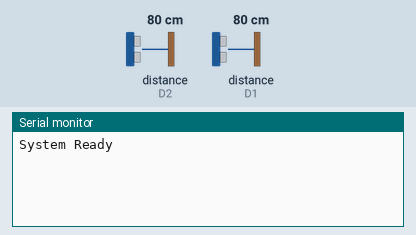
Bench run of a sketch on a simulated ESP8266 (NodeMCU). Shown: the last lines printed to the serial monitor. Wiring (inferred from the names in the program): 2 × ultrasonic range finder: trigger D3, echo D2 / trigger D5, echo D1. The test bench sets the inputs (shaded band); at power-on: distance to the obstacle (sensors on D2, D1) 80 cm. The echo pulse lasts 58.3 µs per cm.

Above: at 1.2 s.
1.3 s: distance to the obstacle (sensor on D2) set to 2 cm
At 2.7 s:
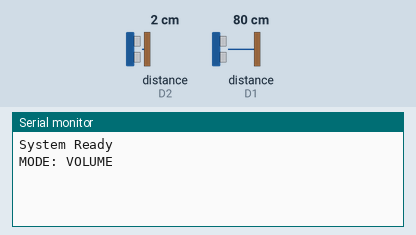
At 3.7 s:
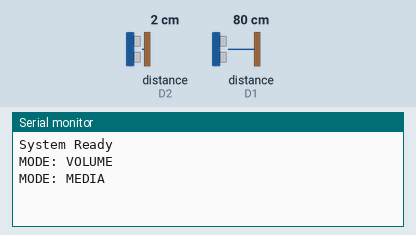

Measured:
- after the input at 1.3 s, the serial monitor: prints a new line after 1.0 s (image 1)

The sketch:

gesture_control.ino
```cpp
#define L_TRIG D3
#define L_ECHO D2
#define R_TRIG D5
#define R_ECHO D1

// --- VOLUME CONTROL CONSTANTS ---
const int DETECT_MIN = 4;
const int DETECT_MAX = 40;
const int MOVE_THRESHOLD = 8;        // change needed for inc/dec
const int VOL_REPEAT_TIME = 150;     // repeat rate
const int HAND_LOST_TIME = 2000;     // 2 sec no-hand → reset base

// volume control state
long baseDist = -1;
bool handActive = false;
unsigned long lastSeen = 0;
unsigned long lastStep = 0;

// === DISTANCE & TIMING ===
unsigned long now;
const int DETECT_DIST = 35;
const int HOLD_TOL = 4;
const int SWIPE_TIMEOUT = 450;

const int PLAY_PAUSE_TIME = 800;
const int MODE_HOLD = 1000;

int mode = 0;  // 0 = MEDIA, 1 = VOLUME

bool lActive = false, rActive = false;
unsigned long lStart = 0, rStart = 0;
long lRef = 999, rRef = 999;

bool swipeActive = false;
bool swipeLeftToRight = false;
unsigned long swipeStart = 0;


long getDist(int trigPin, int echoPin){
  digitalWrite(trigPin, LOW); delayMicroseconds(2);
  digitalWrite(trigPin, HIGH); delayMicroseconds(10);
  digitalWrite(trigPin, LOW);
  long duration = pulseIn(echoPin, HIGH, 25000);
  if (duration == 0) return 999;
  return duration * 0.034 / 2;
}

bool steady(long dist, long ref){
  return abs(dist - ref) <= HOLD_TOL;
}


void setup(){
  Serial.begin(115200);

  pinMode(L_TRIG, OUTPUT);
  pinMode(R_TRIG, OUTPUT);
  pinMode(L_ECHO, INPUT);
  pinMode(R_ECHO, INPUT);

  Serial.println("System Ready");
}


void loop(){
  now = millis();
  long dL = getDist(L_TRIG, L_ECHO);
  long dR = getDist(R_TRIG, R_ECHO);

  bool lDetected = (dL < DETECT_DIST);
  bool rDetected = (dR < DETECT_DIST);


  // LEFT sensor initial detection

  if (lDetected && !lActive){
    lActive = true; lStart = now; lRef = dL;
  }
  if (!lDetected) lActive = false;

  // RIGHT sensor initial detection

  if (rDetected && !rActive){
    rActive = true; rStart = now; rRef = dR;
  }
  if (!rDetected) rActive = false;


  // MODE SWITCH (LEFT SENSOR HOLD)

  if (lActive && steady(dL, lRef) && now - lStart >= MODE_HOLD){
      mode = !mode;
      Serial.println(mode == 0 ? "MODE: MEDIA" : "MODE: VOLUME");

      // reset volume base when switching mode
      baseDist = -1;
      handActive = false;

      delay(1000);
      return;
  }


  // PLAY/PAUSE (RIGHT SENSOR HOLD)

  if (mode == 0){
    if (rActive && steady(dR, rRef)){
      if (now - rStart >= PLAY_PAUSE_TIME){
          Serial.println("PLAY_PAUSE");
          delay(1000);
          return;
        }
      }
    }


  // MEDIA MODE SWIPES

  if (mode == 0){

    if (!swipeActive){
      if (lDetected){
        swipeActive = true; swipeLeftToRight = true; swipeStart = now;
      } else if (rDetected){
        swipeActive = true; swipeLeftToRight = false; swipeStart = now;
      }
    }

    if (swipeActive){
      if (swipeLeftToRight && rDetected && (now - swipeStart < SWIPE_TIMEOUT)){
        Serial.println("NEXT_TRACK");
        swipeActive = false;
        return;
      }
      if (!swipeLeftToRight && lDetected && (now - swipeStart < SWIPE_TIMEOUT)){
        Serial.println("PREV_TRACK");
        swipeActive = false;
        return;
      }
      if (now - swipeStart > SWIPE_TIMEOUT){
        swipeActive = false;
      }
    }
  }


  //           VOLUME MODE (NEW CLEAN LOGIC)

  if (mode == 1){

    // use RIGHT sensor only for volume control
    long d = dR;
    bool detected = (d >= DETECT_MIN && d <= DETECT_MAX);

    // hand not detected
    if (!detected){
      if (handActive && (now - lastSeen > HAND_LOST_TIME)){
        handActive = false;
        baseDist = -1;
        Serial.println("HAND LOST → RESET BASE");
      }
      return;
    }

    lastSeen = now;

    // set baseline once
    if (!handActive){
      handActive = true;
      baseDist = d;
      lastStep = now;

      Serial.print("BASE SET: ");
      Serial.println(baseDist);
      return;
    }

    // continuous control
    long diff = d - baseDist;

    if (diff >= MOVE_THRESHOLD-2){
      if (now - lastStep >= VOL_REPEAT_TIME){
        lastStep = now;
        Serial.println("VOLUME_DOWN");
      }
    }
    else if (diff <= -MOVE_THRESHOLD){
      if (now - lastStep >= VOL_REPEAT_TIME){
        lastStep = now;
        Serial.println("VOLUME_UP");
      }
    }
  }
}
```
